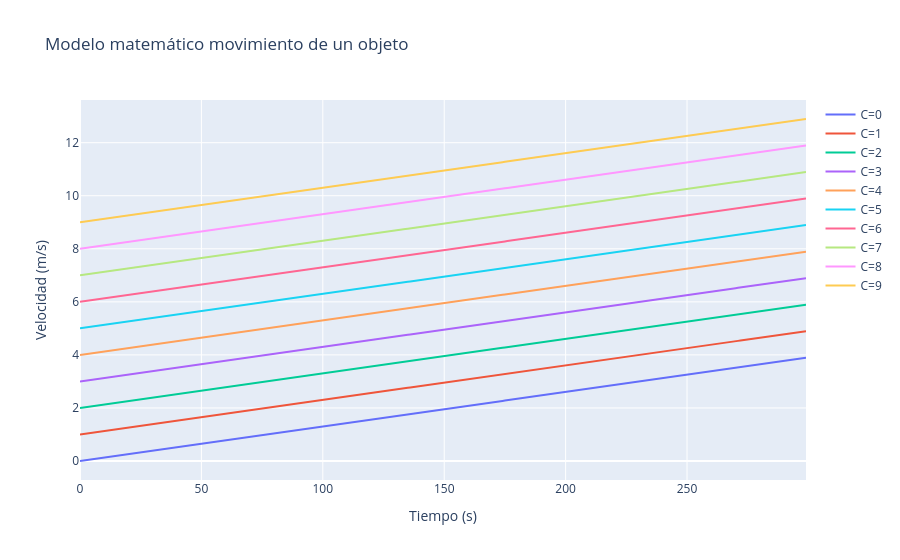

Notebook code cell kept with this figure:
### Code cell
fig = go.Figure()
t_i = 0
t_f_minutos = 5
t_f = t_f_minutos * 60
t = list(range(t_i, t_f))
F = 10

for c in range(0, 10, 1):
    v = funcion(t_i, t_f, F, C=c)
    fig.add_trace(go.Scatter(x=t, y=v, mode='lines', name=f'C={c}'))

fig.update_layout(
    title='Modelo matemático movimiento de un objeto',
    xaxis_title='Tiempo (s)',
    yaxis_title='Velocidad (m/s)',
    showlegend=True
)
fig.show()

### Figure 1 — Plotly figure (JSON) as saved in the notebook; plotly's stock layout.template omitted (floating-point values rounded to 4 significant figures; data arrays with more than 128 entries replaced by an {"elided": "..."} marker saying what was removed)
{"data": [{"mode": "lines", "name": "C=0", "type": "scatter", "x": {"elided": "300 int values"}, "y": {"elided": "300 float values"}}, {"mode": "lines", "name": "C=1", "type": "scatter", "x": {"elided": "300 int values"}, "y": {"elided": "300 float values"}}, {"mode": "lines", "name": "C=2", "type": "scatter", "x": {"elided": "300 int values"}, "y": {"elided": "300 float values"}}, {"mode": "lines", "name": "C=3", "type": "scatter", "x": {"elided": "300 int values"}, "y": {"elided": "300 float values"}}, {"mode": "lines", "name": "C=4", "type": "scatter", "x": {"elided": "300 int values"}, "y": {"elided": "300 float values"}}, {"mode": "lines", "name": "C=5", "type": "scatter", "x": {"elided": "300 int values"}, "y": {"elided": "300 float values"}}, {"mode": "lines", "name": "C=6", "type": "scatter", "x": {"elided": "300 int values"}, "y": {"elided": "300 float values"}}, {"mode": "lines", "name": "C=7", "type": "scatter", "x": {"elided": "300 int values"}, "y": {"elided": "300 float values"}}, {"mode": "lines", "name": "C=8", "type": "scatter", "x": {"elided": "300 int values"}, "y": {"elided": "300 float values"}}, {"mode": "lines", "name": "C=9", "type": "scatter", "x": {"elided": "300 int values"}, "y": {"elided": "300 float values"}}], "layout": {"showlegend": true, "title": {"text": "Modelo matemático movimiento de un objeto"}, "xaxis": {"title": {"text": "Tiempo (s)"}}, "yaxis": {"title": {"text": "Velocidad (m/s)"}}}}
